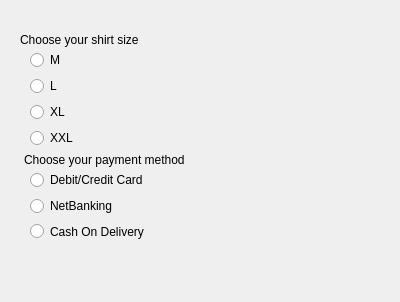
<?xml version="1.0" encoding="UTF-8"?>
<ui version="4.0">
 <class>Dialog</class>
 <widget class="QDialog" name="Dialog">
  <property name="geometry">
   <rect>
    <x>0</x>
    <y>0</y>
    <width>400</width>
    <height>302</height>
   </rect>
  </property>
  <property name="windowTitle">
   <string>Dialog</string>
  </property>
  <widget class="QLabel" name="label">
   <property name="geometry">
    <rect>
     <x>20</x>
     <y>30</y>
     <width>351</width>
     <height>20</height>
    </rect>
   </property>
   <property name="text">
    <string>Choose your shirt size</string>
   </property>
  </widget>
  <widget class="QLabel" name="label_2">
   <property name="geometry">
    <rect>
     <x>24</x>
     <y>150</y>
     <width>351</width>
     <height>20</height>
    </rect>
   </property>
   <property name="text">
    <string>Choose your payment method</string>
   </property>
  </widget>
  <widget class="QLabel" name="labelSelected">
   <property name="geometry">
    <rect>
     <x>20</x>
     <y>249</y>
     <width>351</width>
     <height>51</height>
    </rect>
   </property>
   <property name="text">
    <string/>
   </property>
  </widget>
  <widget class="QWidget" name="verticalLayoutWidget">
   <property name="geometry">
    <rect>
     <x>30</x>
     <y>50</y>
     <width>160</width>
     <height>100</height>
    </rect>
   </property>
   <layout class="QVBoxLayout" name="verticalLayout">
    <item>
     <widget class="QRadioButton" name="radioButtonMedium">
      <property name="text">
       <string>M</string>
      </property>
     </widget>
    </item>
    <item>
     <widget class="QRadioButton" name="radioButtonLarge">
      <property name="text">
       <string>L</string>
      </property>
     </widget>
    </item>
    <item>
     <widget class="QRadioButton" name="radioButtonXL">
      <property name="text">
       <string>XL</string>
      </property>
     </widget>
    </item>
    <item>
     <widget class="QRadioButton" name="radioButtonXXL">
      <property name="text">
       <string>XXL</string>
      </property>
     </widget>
    </item>
   </layout>
  </widget>
  <widget class="QWidget" name="verticalLayoutWidget_2">
   <property name="geometry">
    <rect>
     <x>30</x>
     <y>170</y>
     <width>160</width>
     <height>71</height>
    </rect>
   </property>
   <layout class="QVBoxLayout" name="verticalLayout_2">
    <item>
     <widget class="QRadioButton" name="radioButtonDebitCard">
      <property name="text">
       <string>Debit/Credit Card</string>
      </property>
     </widget>
    </item>
    <item>
     <widget class="QRadioButton" name="radioButtonNetBanking">
      <property name="text">
       <string>NetBanking</string>
      </property>
     </widget>
    </item>
    <item>
     <widget class="QRadioButton" name="radioButtonCashOnDelivery">
      <property name="text">
       <string>Cash On Delivery</string>
      </property>
     </widget>
    </item>
   </layout>
  </widget>
 </widget>
 <resources/>
 <connections/>
</ui>
